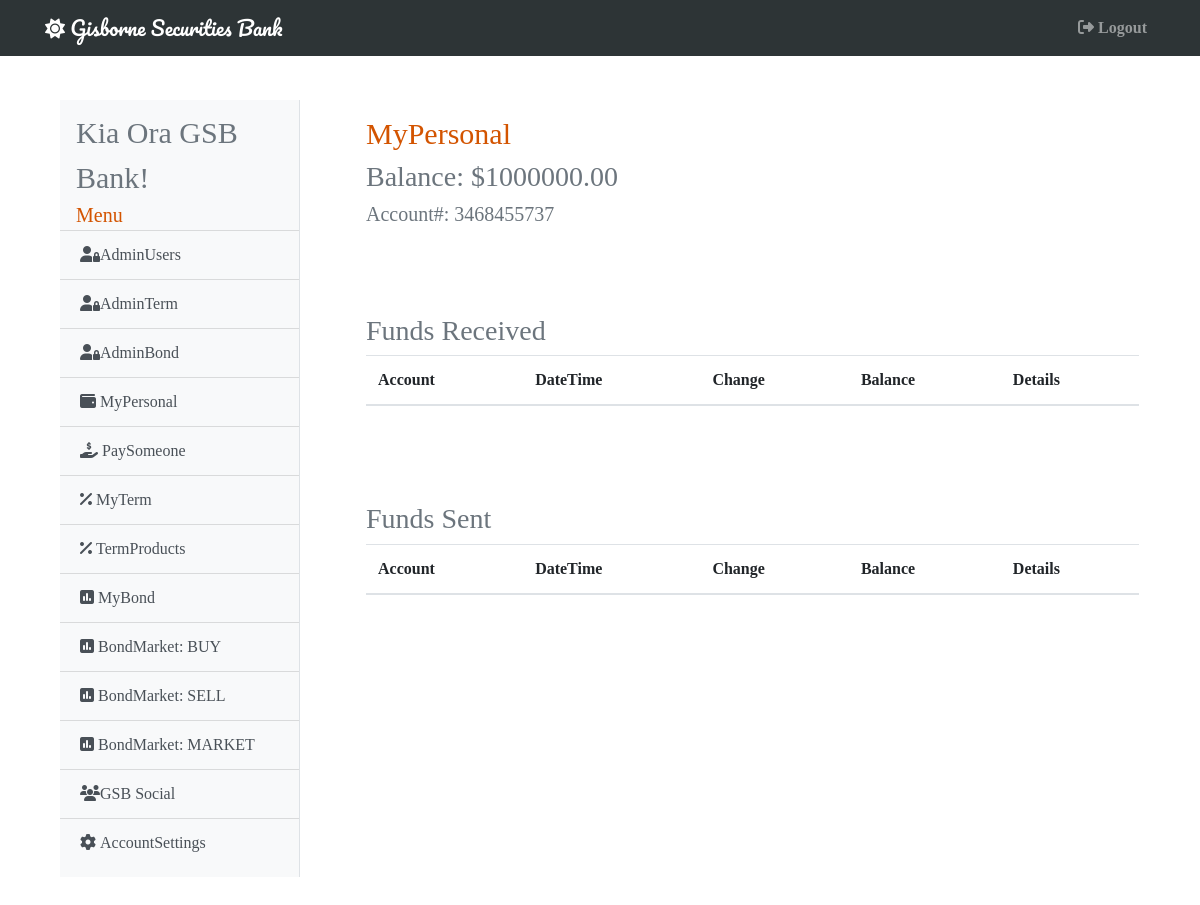
Screenshot of /mypersonal (signed in) with the database file from the repository.
### gsb/models.py (models this page shows, shortened)
class User(db.Model, UserMixin):
    id = db.Column(db.Integer, primary_key=True)
    username = db.Column(db.String(20), unique=True, nullable=False)
    email = db.Column(db.String(120), unique=True, nullable=False)
    password = db.Column(db.String(60), nullable=False)
    account = db.Column(db.BigInteger, unique=True, nullable=False)
    cash = db.Column(db.Numeric(20, 2), nullable=False)
    admin =  db.Column(db.Boolean, default=False, nullable=False)
    active =  db.Column(db.Boolean, default=False, nullable=False)
    market =  db.Column(db.Boolean, default=False, nullable=False)
    image = db.Column(db.Integer, default=1, nullable=False)
    inbox = db.Column(db.Integer, default=0, nullable=False)
    term = db.Column(db.Numeric(20, 2), nullable=False)
    bond = db.Column(db.Numeric(20, 2), nullable=False)
    total = db.Column(db.Numeric(20, 2), nullable=False)
    terms = db.relationship('Term', secondary="terms")
    bonds = db.relationship('Bond', secondary="bonds")
    buys = db.relationship('Bond', secondary="buys")
    sells = db.relationship('Bond', secondary="sells")
    receives = db.relationship('Receives', lazy='dynamic', backref='receiver')
    sends = db.relationship('Sends', lazy='dynamic', backref='sender')
    posts = db.relationship('Statuses', lazy='dynamic', backref='poster')
    messages = db.relationship('Messages', lazy='dynamic', backref='messager')

### gsb/main/routes.py (the view)
@main.route('/mypersonal', methods=['GET'])
@login_required
def my_personal():
    user = current_user.id
    personal = User.query.filter_by(id=user).first_or_404()
    receives = Receives.query.filter_by(receiver_id=user, t_transaction=False, b_transaction=False).order_by(Receives.timestamp.desc()).all()
    sends = Sends.query.filter_by(sender_id=user, t_transaction=False, b_transaction=False).order_by(Sends.timestamp.desc()).all()
    return render_template('my_personal.html', title='MyPersonal', personal=personal, user=user, receives=receives, sends=sends)

### gsb/models.py (called while the page is built)
@login_manager.user_loader
def load_user(user_id):
    return User.query.get(int(user_id))

### gsb/templates/my_personal.html (shortened to what this page needs)
{% extends 'base.html' %}
{% block content %}
  <div class="card-body shadow-lg p-3 mb-5 bg-white rounded">
      <h1 style="font-size: 30px; color: #d35400;">MyPersonal</h1>
      <h3 class="text-muted">Balance: ${{ personal.cash }}</h3>
      <h5 class="text-muted">Account#: {{ personal.account }}</h5>
  </div>
  <div class="card-body shadow-lg p-3 mb-5 bg-white rounded" style="max-height: 500px; overflow: scroll;">
    <h3 class="text-muted">Funds Received</h3>
      <table class="table">
        <thead>
          <tr>
            <th scope="col">Account</th>
            <th scope="col">DateTime</th>
            <th scope="col">Change</th>
            <th scope="col">Balance</th>
            <th scope="col">Details</th>
          </tr>
      </table>
  </div>
  <div class="card-body shadow-lg p-3 mb-5 bg-white rounded" style="max-height: 500px; overflow: scroll;">
    <h3 class="text-muted">Funds Sent</h3>
      <table class="table">
        <thead>
          <tr>
            <th scope="col">Account</th>
            <th scope="col">DateTime</th>
            <th scope="col">Change</th>
            <th scope="col">Balance</th>
            <th scope="col">Details</th>
          </tr>
      </table>
  </div>
{% endblock %}

### gsb/templates/base.html (shortened to what this page needs)
<!DOCTYPE html>
<html>
<head>
    <link rel="stylesheet" href="https://maxcdn.bootstrapcdn.com/bootstrap/4.0.0/css/bootstrap.min.css">
</head>
{% if current_user.image == 1 %}
  <body style="background-image: url('https://upload.wikimedia.org/wikipedia/commons/4/4f/Gisborne_NZ_Sunrise_Waikanae_Beach.jpg');
              background-size: cover; font-family: 'Noto+Serif+SC', 'sans-serif';">
{% elif current_user.image == 2 %}
  <body style="background-image: url('https://upload.wikimedia.org/wikipedia/commons/f/fc/Gladstone_Road_in_Gisborne_02.jpg');
              background-size: cover; font-family: 'Noto+Serif+SC', 'sans-serif';">
{% elif current_user.image == 3 %}
  <body style="background-image: url('https://upload.wikimedia.org/wikipedia/commons/c/cb/Railway_Bridge_over_Turanganui_River%2C_Gisborne.jpg');
              background-size: cover; font-family: 'Noto+Serif+SC', 'sans-serif';">
{% endif %}
  <header class="site-header">
    {% if current_user.admin == True %}
      <nav class="navbar navbar-expand-md navbar-dark bg-steel fixed-top" style="max-width: vw100; background-color: #2d3436;">
    {% else %}
      <nav class="navbar navbar-expand-md navbar-dark bg-steel fixed-top" style="max-width: vw100; background-color: #d35400;">
    {% endif %}
      <div class="container">
        <a class="navbar-brand" style="font-family: 'Pacifico', 'sans-serif';" href="/"><i class="fas fa-sun"></i> Gisborne Securities Bank</a>
          <div class="navbar-nav">
            <a class="nav-item nav-link" href="{{ url_for('main.logout') }}"><b><i class="fas fa-sign-out-alt mr-1"></i>Logout</b></a>
          </div>
        </div>
    </nav>
  </header>
    <main role="main" class="container">
      <div class="row">
        <div class="col-md-3" style="padding-top: 100px; padding-left: 30px; padding-bottom: 30px;">
          <div class="bg-light border-right" id="sidebar-wrapper" style="padding-block: 10px;">
            <div class="sidebar-heading ml-3 text-muted" style="font-size: 30px;">Kia Ora {{ current_user.username }}!</div>
            <div class="sidebar-heading ml-3" style="font-size: 20px; color: #d35400;">Menu</div>
            <div class="list-group list-group-flush">
            {% if current_user.admin == True %}
              <a href="{{ url_for('admin.admin_users') }}" class="list-group-item list-group-item-action bg-light"><i class="fas fa-user-lock"></i>AdminUsers</a>
              <a href="{{ url_for('admin.admin_term') }}" class="list-group-item list-group-item-action bg-light"><i class="fas fa-user-lock"></i>AdminTerm</a>
              <a href="{{ url_for('admin.admin_bond') }}" class="list-group-item list-group-item-action bg-light"><i class="fas fa-user-lock"></i>AdminBond</a>
            {% endif %}
              <a href="{{ url_for('main.my_personal') }}" class="list-group-item list-group-item-action bg-light"><i class="fas fa-wallet mr-1"></i>MyPersonal</a>
              <a href="{{ url_for('main.pay_someone') }}" class="list-group-item list-group-item-action bg-light"><i class="fas fa-hand-holding-usd mr-1"></i>PaySomeone</a>
              <a href="{{ url_for('term.my_term')}}" class="list-group-item list-group-item-action bg-light"><i class="fas fa-percent mr-1"></i>MyTerm</a>
              <a href="{{ url_for('term.term_products') }}" class="list-group-item list-group-item-action bg-light"><i class="fas fa-percent mr-1"></i>TermProducts</a>
              <a href="{{ url_for('bond.my_bond') }}" class="list-group-item list-group-item-action bg-light"><i class="fas fa-poll mr-1"></i>MyBond</a>
              <a href="{{ url_for('bond.buy_bond') }}" class="list-group-item list-group-item-action bg-light"><i class="fas fa-poll mr-1"></i>BondMarket: BUY</a>
              <a href="{{ url_for('bond.sell_bond') }}" class="list-group-item list-group-item-action bg-light"><i class="fas fa-poll mr-1"></i>BondMarket: SELL</a>
              <a href="{{ url_for('bond.bond_market') }}" class="list-group-item list-group-item-action bg-light"><i class="fas fa-poll mr-1"></i>BondMarket: MARKET</a>
              <a href="{{ url_for('main.gsb_social')}}" class="list-group-item list-group-item-action bg-light"><i class="fas fa-users"></i>GSB Social</a>
              <a href="{{ url_for('main.account_settings') }}" class="list-group-item list-group-item-action bg-light"><i class="fas fa-cog mr-1"></i>AccountSettings</a>
            </div>
          </div>
        </div>
        <div class="col-md-9" style="padding-top: 100px; padding-left: 35px;">
          {% block content %}{% endblock %}
        </div>
        </div>
    </main>
</body>
</html>

### rows the page displays
User: username "GSB Bank", cash "1000000.00", account "3468455737"
